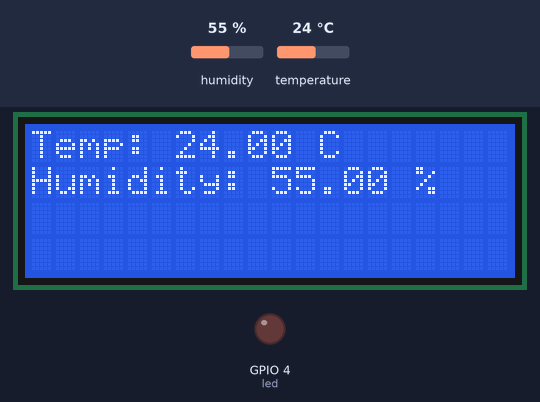
The sketch below on a simulated ESP32. Shown: 20×4 character LCD, output pins drawn as LEDs (lit = HIGH). Dashed ring = blinking. The test bench sets the inputs (shaded band); at power-on: humidity 55 %, temperature 24 °C. WiFi joins after 1.5 s; servers stay silent unless stated; no MQTT or app messages arrive unless stated; what the sketch prints to the serial monitor is not drawn.

Above: at 2.7 s.
2.8 s: humidity set to 22 %
At 4.9 s:
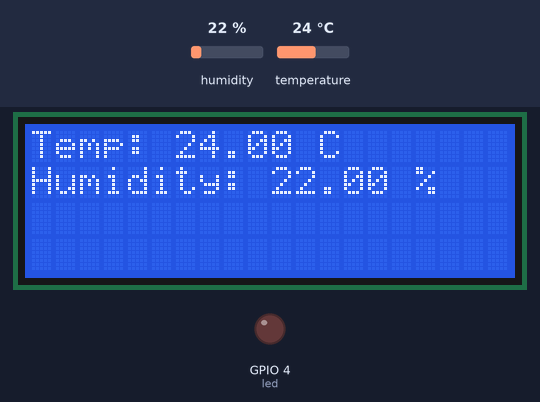
5.2 s: temperature set to 34.3 °C
At 7.0 s:
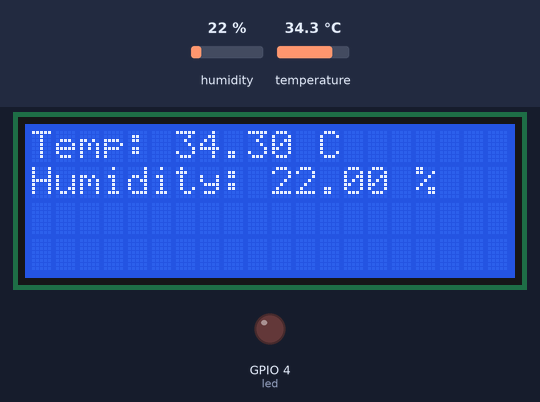
7.3 s: temperature set to 35.9 °C
At 8.08 s:
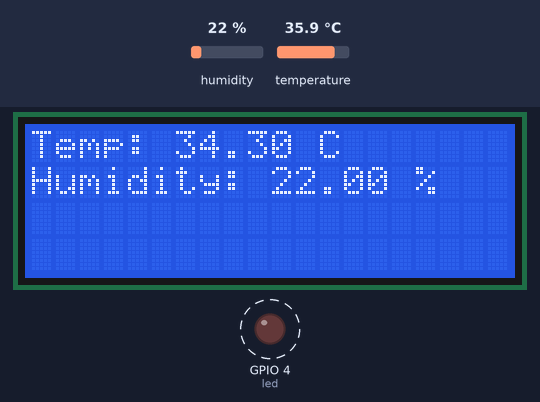
11.5 s: humidity set to 38 %
At 12.7 s:
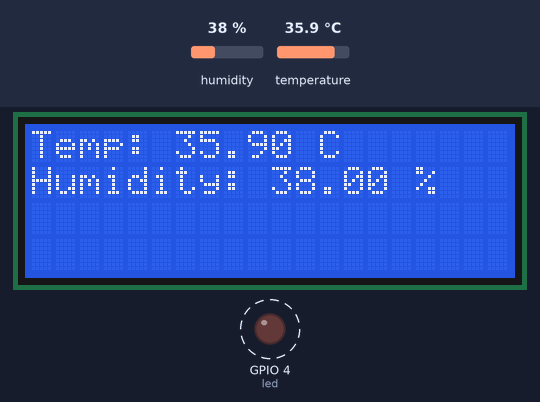
15.7 s: humidity set to 41 %
At 18.2 s:
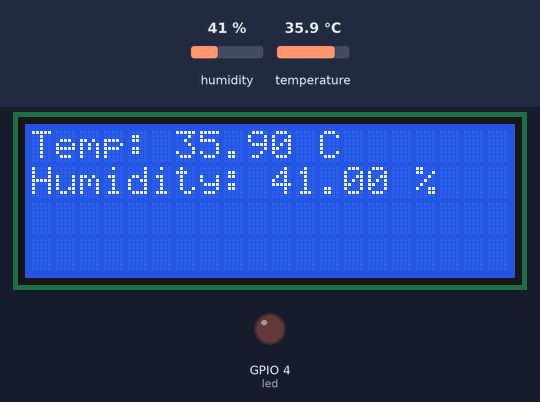
Timing chart, 0 to 19.7 s (numbered marks = the images above; inputs shaded):
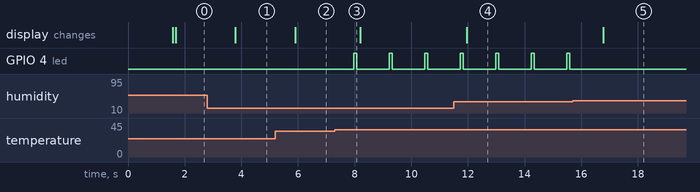

Measured:
- the behaviour switches between 35 and 35.1 °C on temperature (found by bisection; images 2 and 3)
- the behaviour switches between 39 and 40 % on humidity (found by bisection; images 4 and 5)
- after the input at 2.8 s, the display: changes after 0.99 s (image 1)
- after the input at 5.2 s, the display: changes after 0.70 s (image 2)
- after the input at 7.3 s, GPIO 4 (led): alternates HIGH for 0.10 s and LOW for 1.2 s, starting after 0.67 s
- after the input at 11.5 s, the display: changes after 0.46 s (image 4)
- after the input at 15.7 s, GPIO 4 (led): stops changing and stays LOW; the display: changes after 1.1 s (image 5)

The sketch:

sketch.ino
```cpp
#include <LiquidCrystal_I2C.h>
#include <WiFi.h>
#include "PubSubClient.h"
#include "DHTesp.h"

const char * MQTTServer = "broker.emqx.io";
const char * MQTT_Topic = "IoT/display";
const char * MQTT_Topic1 = "IoT/data";
const char * MQTT_Topic2 = "IoT/avgTemp";

#define I2C_ADDR    0x27
#define LCD_COLUMNS 20
#define LCD_LINES   4
#define led 4

LiquidCrystal_I2C lcd(I2C_ADDR, LCD_COLUMNS, LCD_LINES);

WiFiClient espClient;
PubSubClient client(espClient);

// Tạo ID ngẫu nhiên tại: https://www.guidgen.com/
const char * MQTT_ID = "c5afa5ae-d3a0-48b7-b850-92015a281909";
int Port = 1883;

const int DHT_PIN = 15;
DHTesp dhtSensor;

// Khai báo để tính nhiệt độ trung bình
const int numReadings = 3;
float temperatures[numReadings];
int readIndex = 0;
float total = 0;
float average = 0;
int numValidReadings = 0;

void WIFIConnect() {
  Serial.println("Connecting to SSID: Wokwi-GUEST");
  WiFi.begin("Wokwi-GUEST", "");
  while (WiFi.status() != WL_CONNECTED) {
    delay(500);
    Serial.print(".");
  }
  Serial.println("");
  Serial.print("WiFi connected");
  Serial.print(", IP address: ");
  Serial.println(WiFi.localIP());
}

void MQTT_Reconnect() {
  while (!client.connected()) {
    if (client.connect(MQTT_ID)) {
      Serial.print("MQTT Topic: ");
      Serial.print(MQTT_Topic);
      Serial.println(" connected");
      Serial.println("");
      Serial.print("MQTT Topic: ");
      Serial.print(MQTT_Topic1);
      Serial.println(" connected");
      Serial.println("");
      Serial.print("MQTT Topic: ");
      Serial.print(MQTT_Topic2);
      Serial.println(" connected");
      Serial.println("");
    } else {
      Serial.print("failed, rc=");
      Serial.print(client.state());
      Serial.println(" try again in 5 seconds");
      delay(5000);
    }
  }
}

void callback(char* topic, byte* message, unsigned int length) {
  Serial.print("Message arrived on topic: ");
  Serial.println(topic);
  Serial.print("Message: ");
  String stMessage;

  for (int i = 0; i < length; i++) {
    Serial.print((char)message[i]);
    stMessage += (char)message[i];
  }
  Serial.println();
}

void setup() {
  Serial.begin(115200);
  dhtSensor.setup(DHT_PIN, DHTesp::DHT22);

  WIFIConnect();
  client.setServer(MQTTServer, Port);
  client.setCallback(callback);

  lcd.init();
  lcd.backlight();

  // Print something
  lcd.setCursor(3, 0);
  lcd.print("Welcome!");

  Serial.begin(115200);

  pinMode(led, OUTPUT);

  //Khởi tạo mảng lưu nhiệt độ trung bình
  for (int thisReading = 0; thisReading < numReadings; thisReading++) {
    temperatures[thisReading] = NAN;
  }

}
void loop() {
  delay(10);
  if (!client.connected()) {
    MQTT_Reconnect();
  }
   client.loop();

    // Đọc dữ liệu từ cảm biến DHT22
  float humidity = dhtSensor.getHumidity();
  float temperature = dhtSensor.getTemperature();

  // Kiểm tra dữ liệu có hợp lệ không
  if (isnan(humidity) || isnan(temperature)) {
    Serial.println("Failed to read from DHT sensor!");
    return;
  }
  //Thực hiện tính trung bình
  // Cập nhật mảng và số lượng đọc hợp lệ
  if (!isnan(temperatures[readIndex])) {
    // Nếu giá trị cũ là hợp lệ, giảm số lượng đọc hợp lệ
    numValidReadings--;
  }

  temperatures[readIndex] = temperature;
  if (!isnan(temperature)) {
    // Nếu giá trị mới là hợp lệ, tăng số lượng đọc hợp lệ
    numValidReadings++;
  }

  readIndex = (readIndex + 1) % numReadings;

  // Tính trung bình
  float total = 0;
  for (int i = 0; i < numReadings; i++) {
    if (!isnan(temperatures[i])) {
      total += temperatures[i];
    }
  }

  float average = numValidReadings > 0 ? total / numValidReadings : NAN;

  // Gửi dữ liệu nếu có đủ giá trị hợp lệ
  if (!isnan(average)) {
    String message = String(average);
    client.publish(MQTT_Topic2, message.c_str());
  }
  //gửi dữ liệu lên mqtt
  if (!isnan(humidity) && !isnan(temperature)) {
    // Tạo chuỗi tin nhắn
    String message = String(temperature) + "|" + String(humidity);

    // Gửi tin nhắn
    client.publish(MQTT_Topic1, message.c_str());
  }

  if (temperature > 35 && humidity < 40) {
    client.publish(MQTT_Topic,"Báo động");
    digitalWrite(led, HIGH);
    delay(100);
    digitalWrite(led, LOW);
    delay(100);
  }
  else {
    client.publish(MQTT_Topic,"Bình thường");
    digitalWrite(led,LOW);
  }
  // Hiển thị dữ liệu lên LCD
  lcd.clear(); // Xóa nội dung cũ trên LCD
  lcd.setCursor(0, 0); // Đặt con trỏ tại vị trí đầu tiên của LCD
  lcd.print("Temp: ");
  lcd.print(temperature);
  lcd.print(" C");

  lcd.setCursor(0, 1); // Chuyển con trỏ xuống dòng tiếp theo
  lcd.print("Humidity: ");
  lcd.print(humidity);
  lcd.print(" %");

  // Thêm delay để giữ dữ liệu trên màn hình một thời gian
  delay(1000); // Cập nhật dữ liệu mỗi 2 giây
}
/*
<!DOCTYPE html>
<html lang="en">
    <head>
        <meta charset="UTF-8" />
        <meta name="viewport" content="width=device-width, initial-scale=1.0" />
        <title>Giám sát</title>
        <script src="https://unpkg.com/mqtt/dist/mqtt.min.js"></script>
    </head>
    <body>
        <h1>Theo dõi nhiệt độ và độ ẩm</h1>
        <div id="dataDisplay">Đang chờ dữ liệu .....</div>
        <div id="averageTempDisplay">Đang chờ dữ liệu trung bình ....</div>
        <div id="alertDisplay">Đang chờ cảnh báo .....</div>


        <script>
            // Kết nối tới MQTT broker
            const client = mqtt.connect("ws://broker.emqx.io:8083/mqtt");

            client.on("connect", function () {
                console.log("Connected to MQTT broker");
                client.subscribe("IoT/display");
                client.subscribe("IoT/data");
                client.subscribe("IoT/avgTemp");
            });

            client.on("message", function (topic, message) {
                console.log("Received message:", message.toString());
                if (topic === "IoT/display") {
                    document.getElementById("alertDisplay").innerHTML =
                        "Alert: " + message.toString();
                } else if (topic === "IoT/data") {
                    const [temperature, humidity] = message
                        .toString()
                        .split("|");
                    document.getElementById("dataDisplay").innerHTML =
                        "Temperature: " +
                        temperature +
                        "°C, Humidity: " +
                        humidity +
                        "%";
                }
                else if (topic == "IoT/avgTemp"){
                    document.getElementById("averageTempDisplay").innerHTML = "Average Temp: " + message.toString() + "°C";
                }
            });
        </script>
    </body>
</html>

*/

/* Vẽ biểu đồ
<!DOCTYPE html>
<html lang="en">
<head>
    <meta charset="UTF-8" />
    <meta name="viewport" content="width=device-width, initial-scale=1.0" />
    <title>Giám sát</title>
    <script src="https://cdn.jsdelivr.net/npm/chart.js"></script>
    <script src="https://unpkg.com/mqtt/dist/mqtt.min.js"></script>
</head>
<body>
    <h1>Theo dõi nhiệt độ và độ ẩm</h1>
    <div id="dataDisplay">Đang chờ dữ liệu...</div>
    <div id="averageTempDisplay">Đang chờ dữ liệu trung bình...</div>
    <div id="alertDisplay">Đang chờ cảnh báo...</div>
    <div style="width: 1000px; height: 200px;">
        <canvas id="temperatureChart"></canvas>
    </div>

    <script>
        const client = mqtt.connect("ws://broker.emqx.io:8083/mqtt");

        client.on("connect", function () {
            console.log("Connected to MQTT broker");
            client.subscribe("IoT/display");
            client.subscribe("IoT/data");
            client.subscribe("IoT/avgTemp");
        });

        let temperatureData = [];
        let humidityData = [];
        let chartLabels = [];
        const maxDataPoints = 50; // Giới hạn số điểm dữ liệu

        const ctx = document.getElementById('temperatureChart').getContext('2d');
        const temperatureChart = new Chart(ctx, {
            type: 'line',
            data: {
                labels: chartLabels,
                datasets: [{
                    label: 'Temperature',
                    data: temperatureData,
                    borderColor: 'red',
                    borderWidth: 1
                }, {
                    label: 'Humidity',
                    data: humidityData,
                    borderColor: 'blue',
                    borderWidth: 1
                }]
            },
            options: {
                scales: {
                    y: {
                        beginAtZero: true
                    }
                }
            }
        });

        client.on("message", function (topic, message) {
            console.log("Received message:", message.toString());
            if (topic === "IoT/display") {
                document.getElementById("alertDisplay").innerHTML =
                    "Alert: " + message.toString();
            } else if (topic === "IoT/data") {
                const [temperature, humidity] = message.toString().split("|");

                if (chartLabels.length >= maxDataPoints) {
                    chartLabels.shift();
                    temperatureData.shift();
                    humidityData.shift();
                }

                chartLabels.push(new Date().toLocaleTimeString());
                temperatureData.push(parseFloat(temperature));
                humidityData.push(parseFloat(humidity));

                temperatureChart.update();
            }
            else if (topic == "IoT/avgTemp"){
                document.getElementById("averageTempDisplay").innerHTML = "Average Temp: " + message.toString() + "°C";
            }
        });
    </script>
</body>
</html>
*/
```
